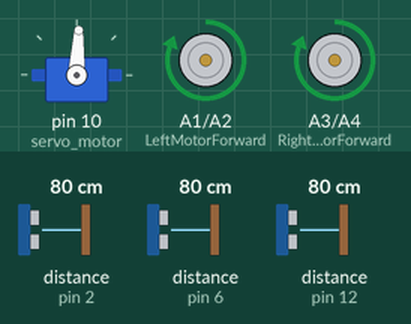
The sketch below on a simulated Arduino Uno, built with avr-gcc and run on an emulated ATmega328P. Parts: servo, motor-driver pin pairs drawn as motors (green arrow = first pin HIGH = forward, orange = second pin HIGH = backward, longer = more drive). The test bench sets the inputs (shaded band); at power-on: distance to the obstacle (sensors on pin 2, pin 6, pin 12) 80 cm. The echo pulse lasts 58.3 µs per cm.

Above: at 4.3 s.
4.4 s: distance to the obstacle (sensor on pin 2) set to 24 cm
5.9 s: distance to the obstacle (sensor on pin 2) set to 20 cm
At 7.5 s:
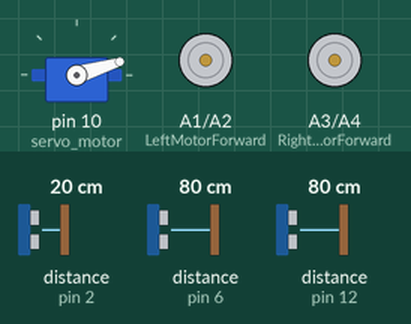
11.9 s: distance to the obstacle (sensor on pin 6) set to 120 cm
14.9 s: distance to the obstacle (sensor on pin 2) set to 35 cm
At 15.4 s:
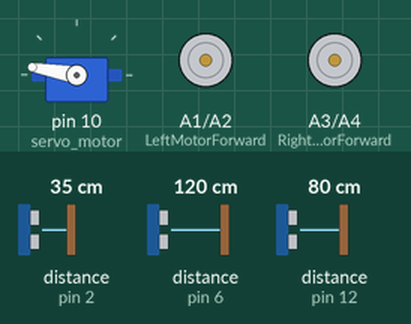
17.9 s: distance to the obstacle (sensor on pin 2) set to 2 cm
At 21.66 s:
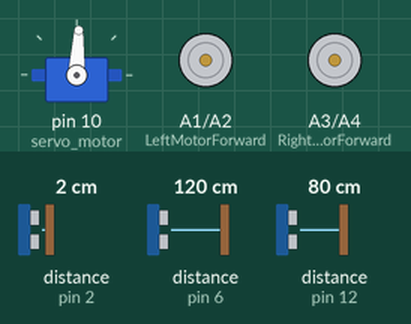
Timing chart, 0 to 21.9 s (numbered marks = the images above; inputs shaded):
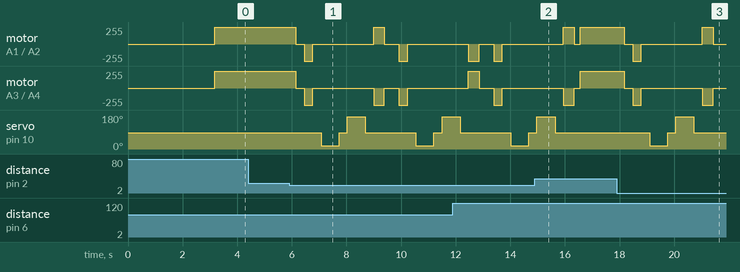

Measured:
- the behaviour switches between 22 and 21 cm on distance to the obstacle (sensor on pin 2) (found by bisection; images 0 and 1)
- after the input at 4.4 s, every drawn part: stays the same
- after the input at 14.9 s, servo on pin 10 (servo_motor): goes on until 15.6 s, then stays 87°

The sketch:

Version5.ino
```cpp
/*
* Author : AREF HEYDARI
* Date : 1401/10/10
* Date : 31/12/2022
* This code has been written for a obstacle avoidance machine with three ultrasonic sensors.
*/
#include <Servo.h>      //including servo library
#include <NewPing.h>      //including newping library

#define echo_pin2 6    //Echo pin     //                         .                      ...part machine
#define trig_pin2 7 //Trigger pin     //                         .                      ...part machine
#define echo_pin3 2    //Echo pin     //                         .                      ...part machine
#define trig_pin3 3 //Trigger pin     //                         .                      ...part machine
#define echo_pin4 12    //Echo pin    //                         .                      ...part machine
#define trig_pin4 13 //Trigger pin    //                         .                      ...part machine

#define maximum_distance 200      //defining number 200 into the name maximum_distance  ...part machine


boolean goesForward = false;      //making a boolean with the name of goesForward that contains false  ...part machine

NewPing sonar(trig_pin2, echo_pin2, maximum_distance); //sensor function for detecting obstacle when in mode machine  ...part machine
NewPing sonar2(trig_pin3, echo_pin3, maximum_distance); //sensor function for detecting obstacle when in mode machine  ...part machine
NewPing sonar3(trig_pin4, echo_pin4, maximum_distance); //sensor function for detecting obstacle when in mode machine  ...part machine

Servo servo_motor; //our servo name  ...part machine

int distance = 100;     //making a integer with the name of distance that contains number 100  ...part machine
int distancee = 100;      //making a integer with the name of distancee that contains number 100  ...part machine
int distanceee = 100;     //making a integer with the name of distanceee that contains number 100  ...part machine

//our L298N control pins
const int LeftMotorForward = A1;      //using const to prevent programmer from modifying it  ...part machine
const int LeftMotorBackward = A2;     //                                .
const int RightMotorForward = A3;     //                                .
const int RightMotorBackward = A4;    //                                .


void setup() { // put your setup code here, to run once

    pinMode(RightMotorForward, OUTPUT);     //make pin A3 with name RightMotorForward output  ...part machine
    pinMode(LeftMotorForward, OUTPUT);      //make pin A1 with name LeftMotorForward output  ...part machine
    pinMode(LeftMotorBackward, OUTPUT);     //make pin A2 with name LeftMotorBackward output  ...part machine
    pinMode(RightMotorBackward, OUTPUT);    //make pin A4 with name RightMotorBackward output  ...part machine

    servo_motor.attach(10);     // declare Servo Motor as output, servo pwm == pin 10  ...part machine

    servo_motor.write(87);      //turne servo to the dgree 87  ...part machine
    delay(2000);                //2 second delay
    distance = readPing();      //put resulte of readPing function into distance, obtacle detection first sensor  ...part machine

    distancee = readPing2();    //put resulte of readPing2 function into distancee, obtacle detection second sensor  ...part machine

    distanceee = readPing3();   //put resulte of readPing3 function into distanceee, obtacle detection third sensor  ...part machine
    delay(100);
    distance = readPing();      //                                                 .

    distancee = readPing2();    //                                                 .

    distanceee = readPing3();   //                                                 .
    delay(100);
    distance = readPing();      //                                                 .

    distancee = readPing2();    //                                                 .

    distanceee = readPing3();   //                                                 .
    delay(100);
    distance = readPing();      //                                                 .

    distancee = readPing2();    //                                                 .

    distanceee = readPing3();   //                                                 .
    delay(100);
}


void loop() { // put your setup code here, to run continusly

    int distanceRight = 0;  //make an integer with the name distanceRight and put 0 init  ...part machine
    int distanceLeft = 0;   //make an integer with the name distanceLeft and put 0 init   ...part machine
    delay(50);

    if ((distance <= 35) || ((distancee <= 21) || (distanceee <= 21))) {      /*if obstacle was in the range of 35cm of first sensor or 21cm of
                                                                                sensor2 or sensor3, condition is true*/

      moveStop();                                                             //call moveStop function  ...part machine
      delay(300);                                                             //delay 300ms
      moveBackward();                                                         //call movebackward function  ...part machine
      delay(320);
      moveStop();                                                             //call moveStop function  ...part machine
      delay(300);
      distanceRight = lookRight();      //distanceRight == function lookRight result  ...part machine
      delay(300);
      distanceLeft = lookLeft();        //distanceLeft == function lookLeft result  ...part machine
      delay(300);

      if (distanceRight >= distanceLeft) {      //if there was no obstacle in the Right side, turn right  ...part machine
        turnRight();      //call function turnRight  ...part machine
        moveStop();       //call function moveStop  ...part machine
      }
      else {              //reverse of above part  ...part machine
        turnLeft();       //call function turnLeft  ...part machine
        moveStop();       //call function moveStop  ...part machine
      }
    }
    else {              //reverse of if statment with 35cm or 21cm condition  ...part machine
      moveForward();      //call function moveForward  ...part machine
    }
    distance = readPing();      //again start detecting obstacle with sensor1  ...part machine
    distancee = readPing2();    //again start detecting obstacle with sensor2  ...part machine
    distanceee = readPing3();   //again start detecting obstacle with sensor3  ...part machine
}


int lookRight() {     //lookRight function, machine will look right to find way  ...part machine
  servo_motor.write(17);    //servo will go to the degree 17
  delay(500);     //0.5 second delay
  int distance = readPing();      //integer distance equal to result of function readPing
  delay(100);     //delay
  servo_motor.write(87);      //servo goes back to 87 degree
  return distance;      //function will return distance as result
}


int lookLeft() {      //same as above function for looking left side  ...part machine
  servo_motor.write(170);
  delay(500);
  int distance = readPing();
  delay(100);
  servo_motor.write(87);
  return distance;
  delay(100);
}


int readPing() {      /*function that calculate obstacle distance and return it in centimetre, first sensor  ...part machine
                        in this function we use syntax that NewPing library provides for calculating distance in meter, centimeter and inch
                        (we are using (cm) in this part)*/
  delay(55);
  int cm = sonar.ping_cm();
  if (cm == 0) {
    cm = 250;
  }
  return cm;
}


int readPing2() {     //same as above function for second sensor  ...part machine
  delay(55);
  int cm = sonar2.ping_cm();
  if (cm == 0) {
    cm = 250;
  }
  return cm;
}


int readPing3() {     //same as above function for third sensor  ...part machine
  delay(55);
  int cm = sonar3.ping_cm();
  if (cm == 0) {
    cm = 250;
  }
  return cm;
}


void moveStop() {     //function that make all wheels stop  ...part machine

  digitalWrite(RightMotorForward, LOW);
  digitalWrite(LeftMotorForward, LOW);
  digitalWrite(RightMotorBackward, LOW);
  digitalWrite(LeftMotorBackward, LOW);
}


void moveForward() {      //function that command machine to move forward  ...part machine

  if (!goesForward) {     //when goesForward was made, it was a boolean that contained false. now it a condition that make it true

    goesForward = true;

    digitalWrite(LeftMotorForward, HIGH);
    digitalWrite(RightMotorForward, HIGH);

    digitalWrite(LeftMotorBackward, LOW);
    digitalWrite(RightMotorBackward, LOW);
  }
}


void moveBackward() {     //when there is obstacle machine will stop and this is function that make it to move backward before looking left and right

  goesForward = false;      //when this function is called, goesForward will became false

  digitalWrite(LeftMotorBackward, HIGH);
  digitalWrite(RightMotorBackward, HIGH);

  digitalWrite(LeftMotorForward, LOW);
  digitalWrite(RightMotorForward, LOW);

}


void turnRight() {      //this function will make machine to turn right and after 400(ms), start to goes forward  ...part machine

  digitalWrite(LeftMotorForward, HIGH);
  digitalWrite(RightMotorBackward, HIGH);

  digitalWrite(LeftMotorBackward, LOW);
  digitalWrite(RightMotorForward, LOW);

  delay(400);

  digitalWrite(LeftMotorForward, HIGH);
  digitalWrite(RightMotorForward, HIGH);

  digitalWrite(LeftMotorBackward, LOW);
  digitalWrite(RightMotorBackward, LOW);

}


void turnLeft() {     //this function will make machine to turn left and after 400(ms), start to goes forward  ...part machine

  digitalWrite(LeftMotorBackward, HIGH);
  digitalWrite(RightMotorForward, HIGH);

  digitalWrite(LeftMotorForward, LOW);
  digitalWrite(RightMotorBackward, LOW);

  delay(400);

  digitalWrite(LeftMotorForward, HIGH);
  digitalWrite(RightMotorForward, HIGH);

  digitalWrite(LeftMotorBackward, LOW);
  digitalWrite(RightMotorBackward, LOW);
}
```
